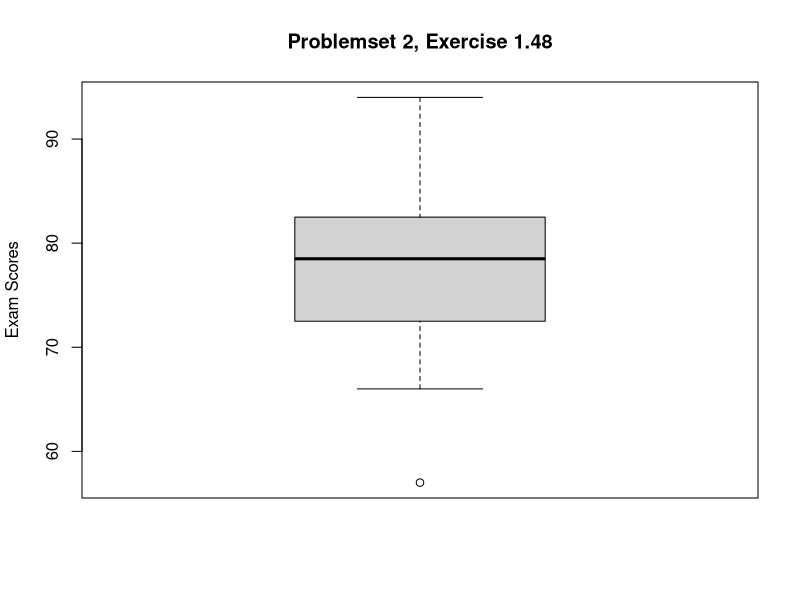

This figure's R source:


examscores <-c(57, 66, 69, 71, 72, 73, 74, 77, 78, 78, 79, 79, 81, 81, 82, 83, 83, 88, 89, 94)
boxplot(examscores, main = "Problemset 2, Exercise 1.48", ylab = "Exam Scores")